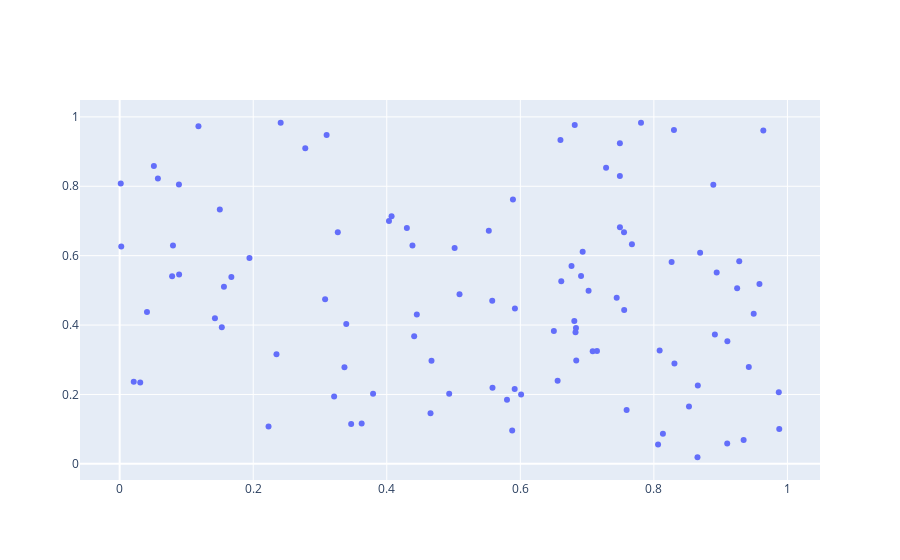

The cell this chart's notebook holds for it:
### Code cell
data = [trace]
iplot(data)
